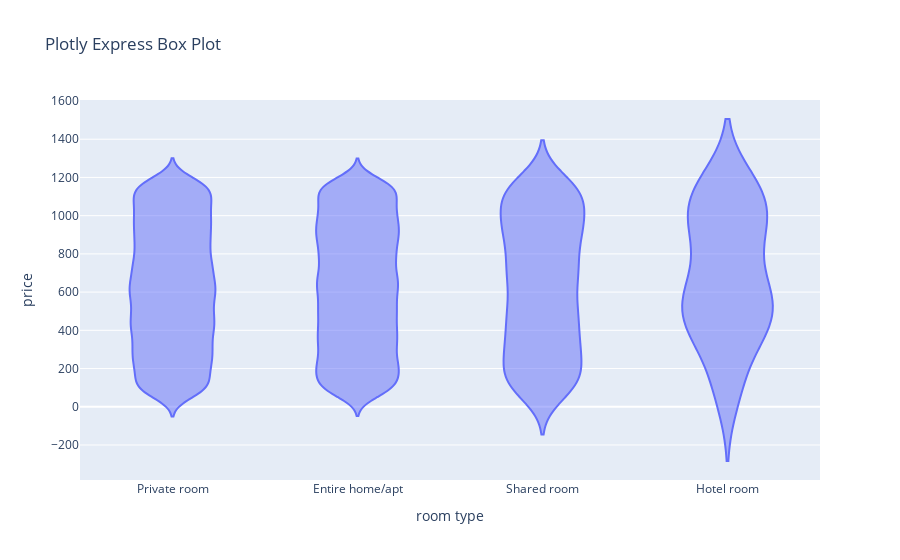

The notebook cell this image was saved under:
### Markdown cell above
## Simple violin funciton

### Code cell
# df = df[df['Construction year']>2020] # for the new building
import plotly.express as px
test = df[df['Construction year'] > 2015]  # for the new building


def violin_plot(df, item1, item2):
    df = df[df[item1].notna()]
    df = df[df[item2].notna()]
    return px.violin(df, x=item1, y=item2, title='Plotly Express Box Plot')


violin_plot(test, 'room type', 'price')

### Figure 1 — Plotly figure (JSON) as saved in the notebook; plotly's stock layout.template omitted (floating-point values rounded to 4 significant figures; data arrays with more than 128 entries replaced by an {"elided": "..."} marker saying what was removed)
{"data": [{"alignmentgroup": "True", "box": {"visible": false}, "hovertemplate": "room type=%{x}<br>price=%{y}<extra></extra>", "legendgroup": "", "marker": {"color": "#636efa"}, "name": "", "offsetgroup": "", "orientation": "v", "scalegroup": "True", "showlegend": false, "type": "violin", "x": {"elided": "35572 str values"}, "x0": " ", "xaxis": "x", "y": {"elided": "35572 int values"}, "y0": " ", "yaxis": "y"}], "layout": {"legend": {"tracegroupgap": 0}, "title": {"text": "Plotly Express Box Plot"}, "violinmode": "group", "xaxis": {"anchor": "y", "domain": [0, 1], "title": {"text": "room type"}}, "yaxis": {"anchor": "x", "domain": [0, 1], "title": {"text": "price"}}}}
